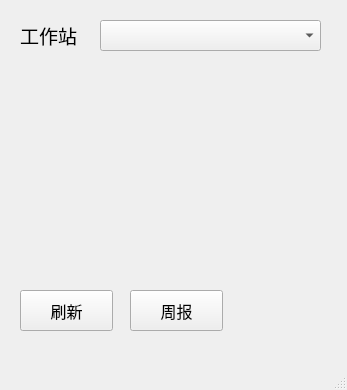
<?xml version="1.0" encoding="UTF-8"?>
<ui version="4.0">
 <class>MainWindow</class>
 <widget class="QMainWindow" name="MainWindow">
  <property name="geometry">
   <rect>
    <x>0</x>
    <y>0</y>
    <width>347</width>
    <height>390</height>
   </rect>
  </property>
  <property name="windowTitle">
   <string>工作站实时监测</string>
  </property>
  <widget class="QWidget" name="centralwidget">
   <widget class="KVWidget" name="avg_temp" native="true">
    <property name="geometry">
     <rect>
      <x>20</x>
      <y>80</y>
      <width>301</width>
      <height>51</height>
     </rect>
    </property>
   </widget>
   <widget class="KVWidget" name="max_temp" native="true">
    <property name="geometry">
     <rect>
      <x>20</x>
      <y>130</y>
      <width>301</width>
      <height>51</height>
     </rect>
    </property>
   </widget>
   <widget class="KVWidget" name="cpu_rate" native="true">
    <property name="geometry">
     <rect>
      <x>20</x>
      <y>180</y>
      <width>301</width>
      <height>51</height>
     </rect>
    </property>
   </widget>
   <widget class="KVWidget" name="memory_used_percent" native="true">
    <property name="geometry">
     <rect>
      <x>20</x>
      <y>230</y>
      <width>301</width>
      <height>51</height>
     </rect>
    </property>
   </widget>
   <widget class="QLabel" name="ip_and_port_label">
    <property name="geometry">
     <rect>
      <x>20</x>
      <y>20</y>
      <width>81</width>
      <height>31</height>
     </rect>
    </property>
    <property name="font">
     <font>
      <family>Adobe 黑体 Std R</family>
      <pointsize>14</pointsize>
     </font>
    </property>
    <property name="text">
     <string>工作站</string>
    </property>
   </widget>
   <widget class="QComboBox" name="ip_and_port">
    <property name="geometry">
     <rect>
      <x>100</x>
      <y>20</y>
      <width>221</width>
      <height>31</height>
     </rect>
    </property>
    <property name="font">
     <font>
      <family>Arial</family>
      <pointsize>12</pointsize>
     </font>
    </property>
   </widget>
   <widget class="QPushButton" name="B_refresh">
    <property name="geometry">
     <rect>
      <x>20</x>
      <y>290</y>
      <width>93</width>
      <height>41</height>
     </rect>
    </property>
    <property name="font">
     <font>
      <family>Adobe 黑体 Std R</family>
      <pointsize>12</pointsize>
     </font>
    </property>
    <property name="text">
     <string>刷新</string>
    </property>
    <property name="checkable">
     <bool>false</bool>
    </property>
   </widget>
   <widget class="QPushButton" name="B_weekreport">
    <property name="geometry">
     <rect>
      <x>130</x>
      <y>290</y>
      <width>93</width>
      <height>41</height>
     </rect>
    </property>
    <property name="font">
     <font>
      <family>Adobe 黑体 Std R</family>
      <pointsize>12</pointsize>
     </font>
    </property>
    <property name="text">
     <string>周报</string>
    </property>
   </widget>
  </widget>
  <widget class="QMenuBar" name="menubar">
   <property name="geometry">
    <rect>
     <x>0</x>
     <y>0</y>
     <width>347</width>
     <height>26</height>
    </rect>
   </property>
  </widget>
  <widget class="QStatusBar" name="statusbar"/>
 </widget>
 <customwidgets>
  <customwidget>
   <class>KVWidget</class>
   <extends>QWidget</extends>
   <header>kvWidget</header>
   <container>1</container>
  </customwidget>
 </customwidgets>
 <resources/>
 <connections/>
</ui>
